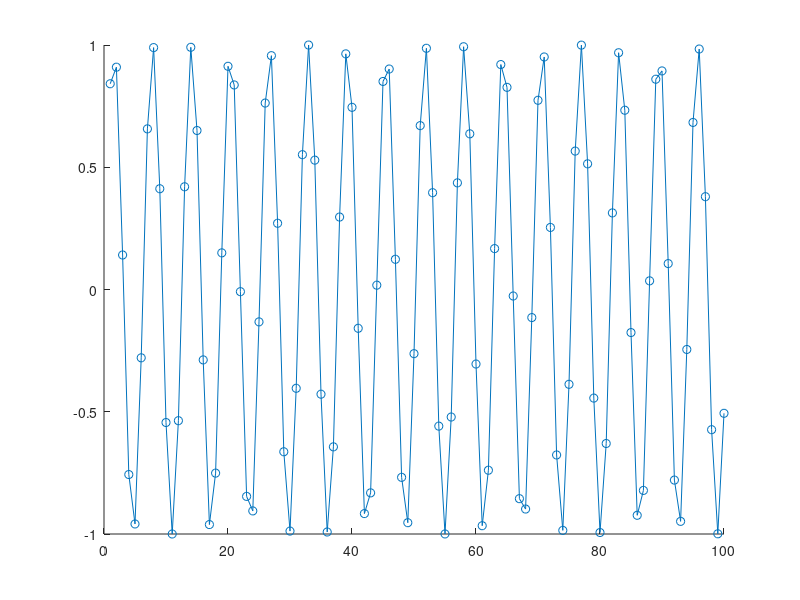

Recreate this plot in MATLAB.
function rbboxTest

% Generating example 2-D plot
hfig = figure;
hax = axes;
xdata = 1:100;
ydata = sin(xdata);
hline = line(xdata,ydata,'Marker','o');

set(hax,'ButtonDownFcn',@OnClickAxes);


end

function OnClickAxes( hax, evt )

point1 = get(hax,'CurrentPoint'); % corner where rectangle starts ( initial mouse down point )
rbbox
point2 = get(hax,'CurrentPoint'); % corner where rectangle stops ( when user lets go of mouse )

% Now lets iterate through all lines in the axes and extract the data that lies within the selected region
allLines = findall(hax,'type','line');
for n = 1:length(allLines)

   [dataInRect,dataInd] = getDataInRect( point1(1,1:2), point2(1,1:2), allLines(n) ); % not interested in z-coord

   % TODO: do something with dataInRect or dataInd
   dataInRect
   
end

end

function [dataInRect,dataInd] = getDataInRect( p1, p2, hline )

% Define low and high x and y values, rbbox will reverse them if you draw rectangle from bottom up
if ( p1(1) < p2(1) )
   lowX = p1(1); highX = p2(1);
else
   lowX = p2(1); highX = p1(1);
end

if ( p1(2) < p2(2) )
   lowY = p1(2); highY = p2(2);
else
   lowY = p2(2); highY = p1(2);
end

xdata = get(hline,'XData');
ydata = get(hline,'YData');

xind = (xdata >= lowX & xdata <= highX);
yind = (ydata >= lowY & ydata <= highY);

dataInd = xind & yind; % these are the indices in xdata and ydata where the points lie within the rectangle
dataInRect = [xdata(dataInd);ydata(dataInd)]'; % this returns all of the data inside the rect in one 2xN matrix

end